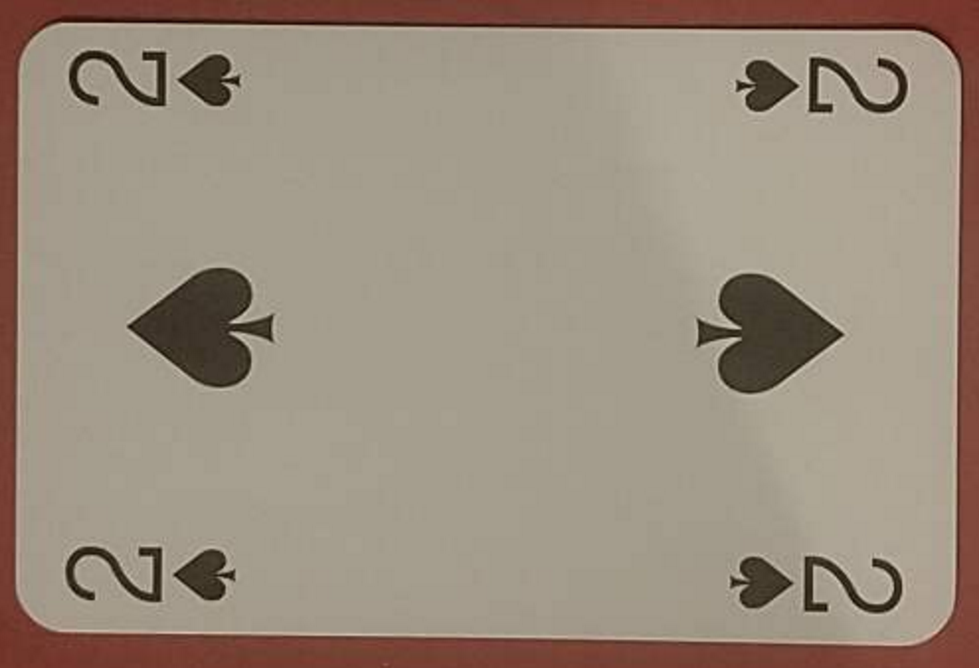
#> input picture card_recognition/training_images/cards/2S.png, 979 x 668 px; its folder holds only this picture in this run
$ python -i utils.py   (imports and definitions only)   (older library calls are emulated)
#> lines starting #> are read from the running program, lines starting #| are printed output that depends on the picture; after the words box and inside, x2 and y2 are one past the last pixel; in counts of white or black regions, pixels touching at a corner belong together
#> further down, picture is the input picture: shape (668, 979, 3); mean B, G, R 125.7, 141, 154.6
import cv2
import glob
import numpy as np
import imutils


###############################################################################
# rectify code from
# http://git.io/vGi60A
# Thanks to author of the sudoku example for the wonderful blog posts!
###############################################################################

def rectify(h):
  h = h.reshape((4,2))
  hnew = np.zeros((4,2),dtype = np.float32)

  add = h.sum(1)
  hnew[0] = h[np.argmin(add)]
  hnew[2] = h[np.argmax(add)]

  diff = np.diff(h,axis = 1)
  hnew[1] = h[np.argmin(diff)]
  hnew[3] = h[np.argmax(diff)]

  return hnew


def create_thresh(image):
    gray = cv2.cvtColor(image, cv2.COLOR_BGR2GRAY)
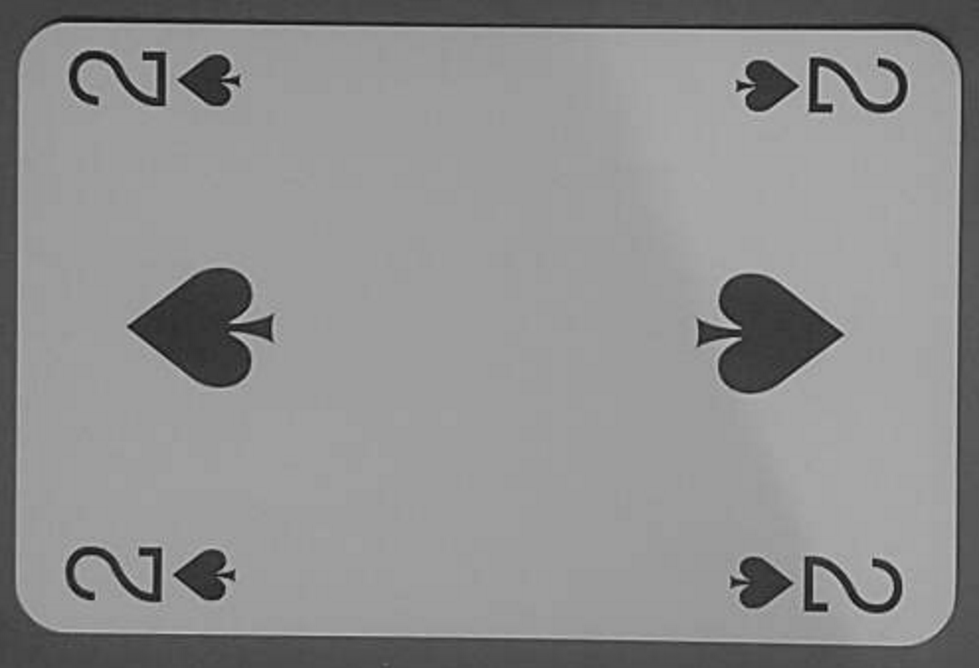
#> gray: shape (668, 979); min 9, max 208, mean 143.2
    blur = cv2.GaussianBlur(gray,(5,5),1000)
    flag, thresh = cv2.threshold(blur, 180, 255, cv2.THRESH_BINARY)
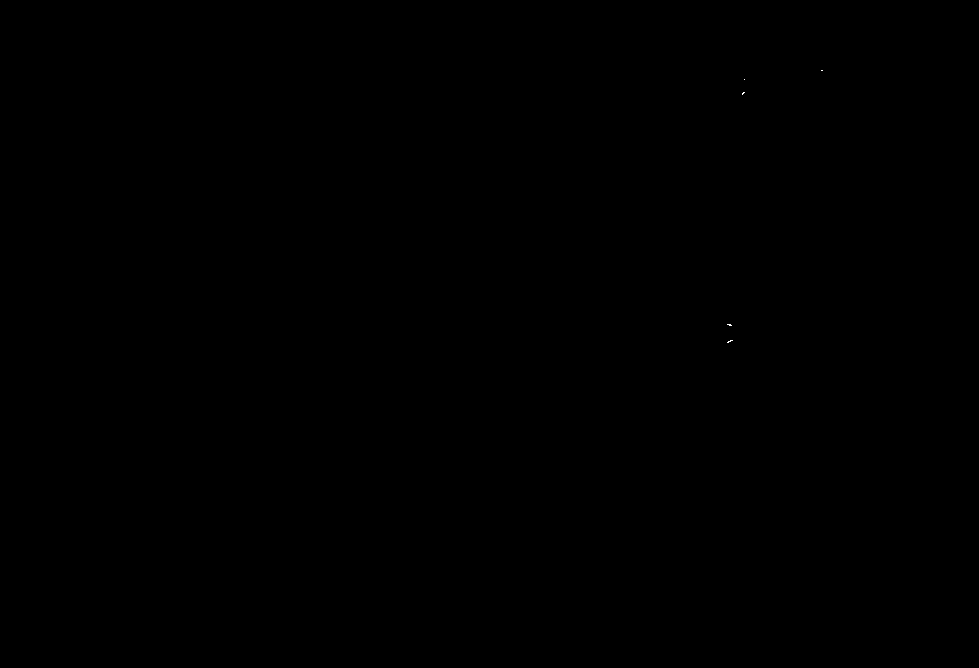
#> thresh: shape (668, 979); 0% white in thin lines or dots, all inside (x1, y1, x2, y2) = (727, 70, 823, 343)
    return thresh


def get_contours(image, count):
#> called with count = 1
    im2, contours, hierarchy = cv2.findContours(image.copy(), cv2.RETR_TREE, cv2.CHAIN_APPROX_SIMPLE)
#> contours = 5 contours, all with area under 20
    contours = sorted(contours, key=cv2.contourArea,reverse=True)[0:count]
#> contours = 1 contour, all with area under 20

    results = []

    for contour in contours:

        s = cv2.contourArea(contour)

        # if s > 100 and s < 1000000:
        x,y,w,h = cv2.boundingRect(contour)

        rect = cv2.minAreaRect(contour)
        box = cv2.boxPoints(rect)
        box = np.int0(box)

        results.append((contour))
#> this loop made 1 pass
#> (s, x, y, w, h, rect, box) on pass 1: (2, 727, 340, 6, 3, ((729.4, 340.8), (5.37, 0.894), -26.57), [[727, 342], [726, 341], [731, 339], [732, 340]])
#> after the loop, results = 1 contour, all with area under 20

    return results


def add_contours(image, contours):
    for contour in contours:
        x,y,w,h = cv2.boundingRect(contour)
        cv2.rectangle(image,(x,y),(x+w,y+h),(0,255,0),2)


def warp_contour_from_image(image, contour, size):
    peri = cv2.arcLength(contour,True)
    approx = rectify(cv2.approxPolyDP(contour,0.02*peri,True))

    s = size
    C = np.array([ [0,0],[s-1,0],[s-1,s-1],[0,s-1] ],np.float32)

    transform = cv2.getPerspectiveTransform(approx,C)

    warp = cv2.warpPerspective(image,transform,(s,s))

    return warp


def resize_into_square(image, size):
    return cv2.resize(image, (size, size))


def is_red(image, size=300):
    thresh = create_thresh(image)
    contours = get_contours(thresh, 1)
#> contours = 1 contour, all with area under 20

    if contours:

        contour = contours[0]
#> contour = contour of 9 points, box (x1, y1, x2, y2) (727, 340, 733, 343), area 2
        x,y,w,h = cv2.boundingRect(contour)
#> x = 727; y = 340; w = 6; h = 3
        card = image[y:y+40,x+0:x+80]
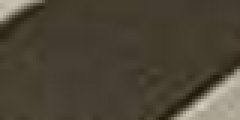
#> card: shape (40, 80, 3) (shown 3 times larger); mean B, G, R 54.4, 68.5, 76

        lower = np.array([17, 15, 100], dtype = "uint8")
        upper = np.array([90, 96, 255], dtype = "uint8")
        mask = cv2.inRange(card, lower, upper)
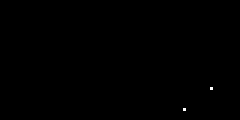
#> mask: shape (40, 80) (shown 3 times larger); 0.06% white in thin lines or dots, all inside (x1, y1, x2, y2) = (61, 29, 71, 37)
        w = (cv2.countNonZero(mask))
#> w = 2
        t = (len(mask.flatten()))
#> t = 3200

        # cv2.imshow("images_%s" % x, np.hstack([mask]))

        # print(w, y, w/t)
        if w/t > 0.075:
            return True

    return False


# def find_template(gray, templates):
#
#     found = None
#
#     for value, template in templates.items():
#
#         edged = cv2.Canny(gray, 50, 200)
#         result = cv2.matchTemplate(edged, template, cv2.TM_CCOEFF)
#         (_, maxVal, _, maxLoc) = cv2.minMaxLoc(result)
#
#         # if we have found a new\ maximum correlation value, then ipdate
#         # the bookkeeping variable
#         if found is None or maxVal > found[0]:
#             found = (maxVal, maxLoc, value)
#
#     return found


def image_diff(image1, image2):
    image1 = cv2.GaussianBlur(image1, (5,5), 5)
    image2 = cv2.GaussianBlur(image2, (5,5), 5)
    diff = cv2.absdiff(image1, image2)
    diff = cv2.GaussianBlur(diff, (5,5), 5)
    # flag, diff = cv2.threshold(diff, 200, 255, cv2.THRESH_BINARY)
    return diff


def score_diff(diff):
    return np.sum(diff)

>>> import cv2
>>> picture = cv2.imread('training_images/cards/2S.png')
>>> result = is_red(picture)
#> result = False

$ run again, on card_recognition/training_images/cards/4S.png
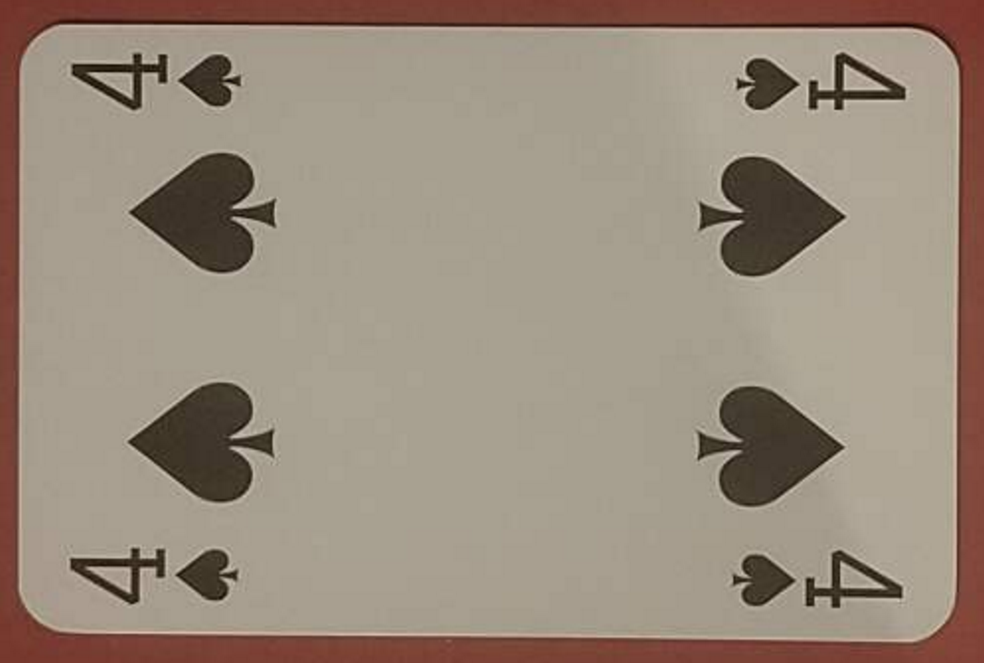
#> input picture card_recognition/training_images/cards/4S.png, 984 x 663 px
#> picture is the input picture: shape (663, 984, 3); mean B, G, R 124.2, 139.2, 153.4
#> in create_thresh, `gray = cv2.cvtColor(image, cv2.COLOR_BGR2GRAY)`:
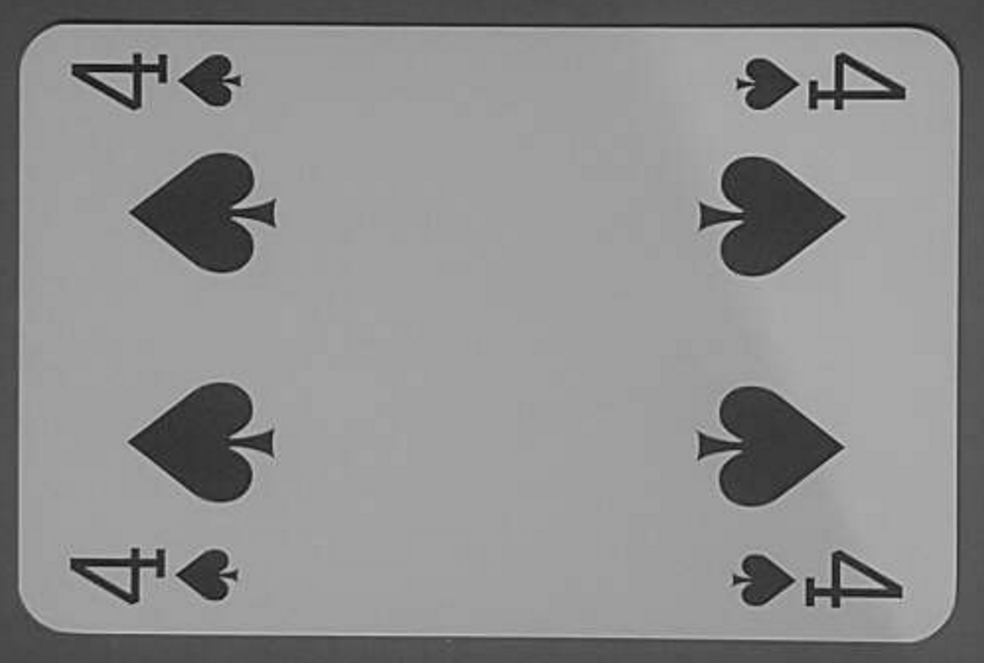
#> gray: shape (663, 984); min 11, max 209, mean 141.7
#> thresh: shape (663, 984); 0.01% white in thin lines or dots, all inside (x1, y1, x2, y2) = (730, 86, 881, 586)
#> in get_contours, `im2, contours, hierarchy = cv2.findContours(image.copy(), cv2.RETR_TRE..`: contours = 9 contours, all with area under 20
#> in get_contours, `contours = sorted(contours, key=cv2.contourArea,reverse=True)[0:count]`: contours = 1 item
#> the loop in get_contours, `for contour in contours: ` made 1 pass
#> (s, x, y, w, h, rect, box) on pass 1: (5, 730, 207, 5, 3, ((732, 208), (2, 4), -90), [[734, 209], [730, 209], [730, 207], [734, 207]])
#> contour = [[730, 207], [730, 208], [731, 208], [732, 209], [734, 209], [734, 208], [733, 208], [732, 207]]
#> in is_red, `x,y,w,h = cv2.boundingRect(contour)`: x = 730; y = 207; w = 5; h = 3
#> in is_red, `card = image[y:y+40,x+0:x+80]`:
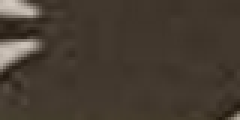
#> card: shape (40, 80, 3) (shown 3 times larger); mean B, G, R 49.8, 60.2, 70.1
#> mask: shape (40, 80); 0.25% white in thin lines or dots, all inside (x1, y1, x2, y2) = (3, 2, 79, 39)
#> in is_red, `w = (cv2.countNonZero(mask))`: w = 8
#> t = 3200
#> result = False

$ run again, on card_recognition/training_images/cards/5S.png
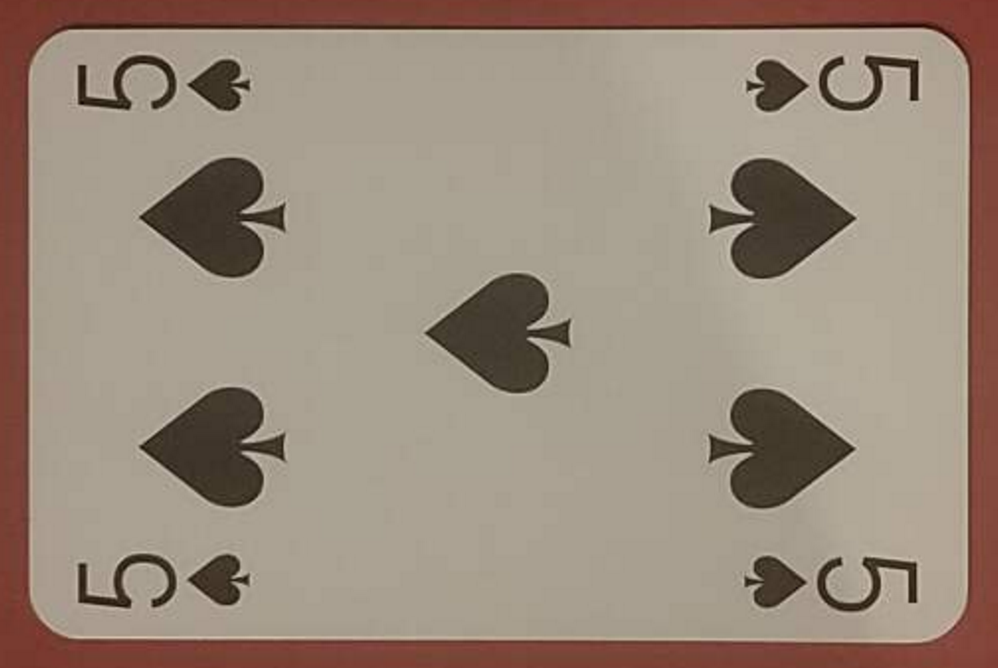
#> input picture card_recognition/training_images/cards/5S.png, 998 x 668 px
#> picture is the input picture: shape (668, 998, 3); mean B, G, R 123.2, 137.9, 153.6
#> in create_thresh, `gray = cv2.cvtColor(image, cv2.COLOR_BGR2GRAY)`:
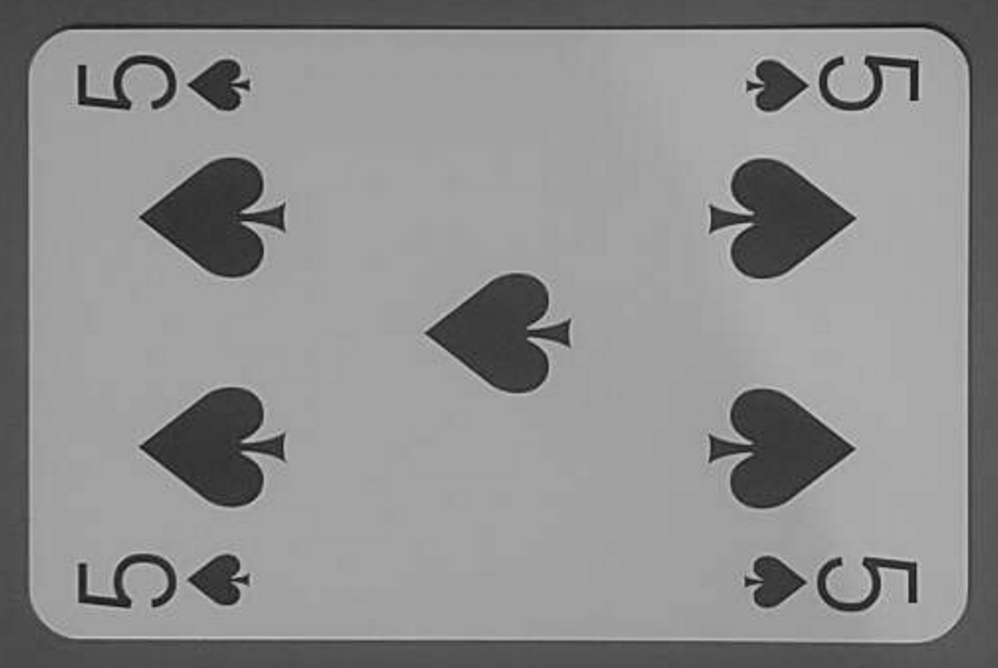
#> gray: shape (668, 998); min 9, max 208, mean 140.9
#> thresh: shape (668, 998); 0.01% white in thin lines or dots, all inside (x1, y1, x2, y2) = (732, 61, 906, 576)
#> in get_contours, `im2, contours, hierarchy = cv2.findContours(image.copy(), cv2.RETR_TRE..`: contours = 13 contours, all with area under 20
#> in get_contours, `contours = sorted(contours, key=cv2.contourArea,reverse=True)[0:count]`: contours = 1 contour, all with area under 20
#> the loop in get_contours, `for contour in contours: ` made 1 pass
#> (s, x, y, w, h, rect, box) on pass 1: (9.5, 738, 208, 7, 4, ((741.1, 209.8), (2.24, 6.26), -63.43), [[743, 212], [737, 209], [738, 207], [744, 210]])
#> contour = contour of 11 points, box (x1, y1, x2, y2) (738, 208, 745, 212), area 10
#> in is_red, `x,y,w,h = cv2.boundingRect(contour)`: x = 738; y = 208; w = 7; h = 4
#> in is_red, `card = image[y:y+40,x+0:x+80]`:
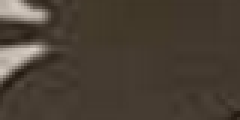
#> card: shape (40, 80, 3) (shown 3 times larger); mean B, G, R 53, 63.8, 73.7
#> mask: shape (40, 80); 0.28% white in thin lines or dots, all inside (x1, y1, x2, y2) = (0, 0, 17, 20)
#> in is_red, `w = (cv2.countNonZero(mask))`: w = 9
#> t = 3200
#> result = False
